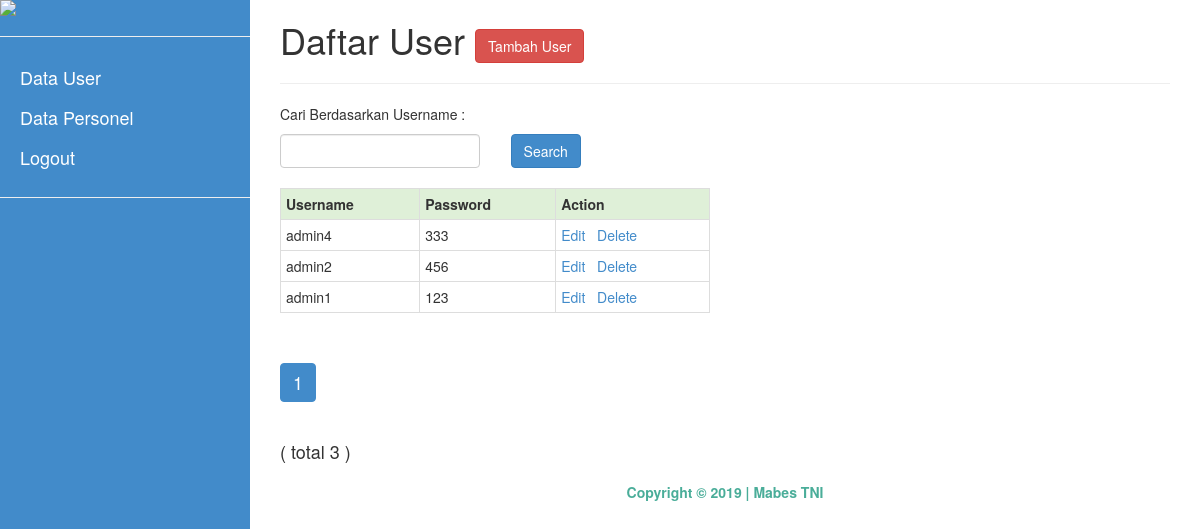
/user.php (signed in), run on the app's committed database.
### tables this page shows
CREATE TABLE `pengguna`  (
  `ID` int(11) NOT NULL AUTO_INCREMENT,
  `USERNAME` varchar(50) NULL DEFAULT NULL,
  `PASSWORD` varchar(50) NULL DEFAULT NULL,
  PRIMARY KEY (`ID`) USING BTREE
);

### public/user_table.php (the view, shortened to what this page needs)
<?php
	include_once('includes/connect_database.php');
	include_once('functions.php');
?>
<div id="content" class="container col-md-12">
	 <?php
		$function = new functions;
		$data = array();
		if(isset($_GET['keyword'])){
			$keyword = $function->sanitize($_GET['keyword']);
			$bind_keyword = "%".$keyword."%";
		}else{
			$keyword = "";
			$bind_keyword = $keyword;
		}
		if(empty($keyword)){
			$sql_query = "SELECT *
				FROM pengguna
				ORDER BY id DESC";
		}else{
			$sql_query = "SELECT *
				FROM pengguna
				WHERE username LIKE ?
				ORDER BY id DESC";
		}
		$stmt = $connect->stmt_init();
		if($stmt->prepare($sql_query)) {
			$stmt->execute();
			$stmt->store_result();
			$stmt->bind_result($data['id'],
					$data['username'],
					$data['password']
					);
			$total_records = $stmt->num_rows;
		}
		if(isset($_GET['page'])){
			$page = $_GET['page'];
		}else{
			$page = 1;
		}
		$offset = 10;
		if ($page){
			$from 	= ($page * $offset) - $offset;
		}else{
			$from = 0;
		}
		if(empty($keyword)){
			$sql_query = "SELECT *
				FROM pengguna
				ORDER BY id DESC
				LIMIT ?, ?";
		}else{
			$sql_query = "SELECT *
				FROM pengguna
				WHERE username LIKE ?
				ORDER BY id DESC
				LIMIT ?, ?";
		}
		$stmt_paging = $connect->stmt_init();
		if($stmt_paging ->prepare($sql_query)) {
			if(empty($keyword)){
				$stmt_paging ->bind_param('ss', $from, $offset);
			}else{
				$stmt_paging ->bind_param('sss', $bind_keyword, $from, $offset);
			}
			$stmt_paging ->execute();
			$stmt_paging ->store_result();
			$stmt_paging ->bind_result($data['id'],
					$data['username'],
					$data['password']
					);
			$total_records_paging = $total_records;
		}
		if($total_records_paging == 0){
	?>
	<h1>Data Tidak ditemukan
		<a href="add-user.php">
			<button class="btn btn-danger">Tambah User</button>
		</a>
	</h1>
	<hr />
	<?php
		}else{ $row_number = $from + 1;?>
	<div>
	<div class="col-md-12 ">
		<h1>Daftar User
			<a href="add-user.php">
				<button class="btn btn-danger">Tambah User</button>
			</a></h1>
		<hr/>
	</div>
	<form class="list_header" method="get">
		<div class="col-md-12">
			<p class="pholder">Cari Berdasarkan Username : </p>
		</div>
		<div class="col-md-3">
			<input type="text" class="form-control" name="keyword"/>
		</div>
		<br>
			<input type="submit" class="btn btn-primary" name="btnSearch" value="Search"/>
	</form>
	<br>
	<div class="col-md-6">
	<div class="table-responsive">
	<table class='table table-hover table-condensed table-bordered'>
		<tr class="success">
			<th>Username</th>
			<th>Password</th>
			<th>Action</th>
		</tr>
		<?php
			while ($stmt_paging->fetch()){
				?>
			<tr>
				<td><?php echo $data['username'];?></td>
				<td><?php echo $data['password'];?></td>
				<td>
					<a href="edit-user.php?id=<?php echo $data['id'];?>">
						Edit
					</a>&nbsp;
					<a href="delete-user.php?id=<?php echo $data['id'];?>">
						Delete
					</a>
				</td>
			</tr>
		<?php } }?>
	</table>
	</div>
	</div>
	<div class="col-md-12">
	<h4>
	</h4>
	</div>
</div>
</div>

### data on the page
pengguna: USERNAME "admin4", PASSWORD "333"
pengguna: USERNAME "admin2", PASSWORD "456"
pengguna: USERNAME "admin1", PASSWORD "123"

### other printed values
$total "3"
